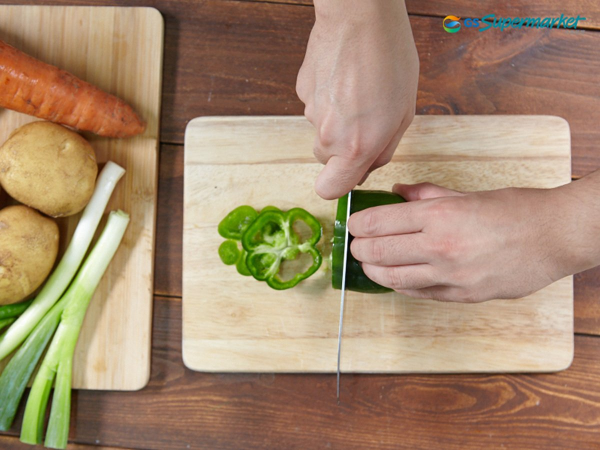
#> input picture python_source/딥러닝/05.칼질.jpg, 1200 x 900 px, given in place of the camera (shown at 1/2 size)
$ python hander.py
#> lines starting #> are read from the running program, lines starting #| are printed output that depends on the picture; after the words box and inside, x2 and y2 are one past the last pixel; in counts of white or black regions, pixels touching at a corner belong together
import cv2
import numpy as np
import time

count = 0
avg_time = 0

#%%


# 카메라 안에 손이 들어가있어야 작동이 되게 했습니다
# 손과 비슷한색깔이 손보다 크면 검출이 잘 안됩니다
cap = cv2.VideoCapture(0)
if cap.isOpened():
    while True:
        ret, img = cap.read()
#> img is the input picture: shape (900, 1200, 3); mean B, G, R 110.9, 138.1, 164.6
        if ret:
            laptime = time.time()
            hsv = cv2.cvtColor(img, cv2.COLOR_BGR2HSV)
#> hsv: shape (900, 1200, 3); mean H, S, V 16.2, 95, 167.3
            hue = np.array([0, 48, 80])
            hue2 = np.array([20, 255, 255])  # 손 색깔
            hand = cv2.inRange(hsv, hue, hue2)
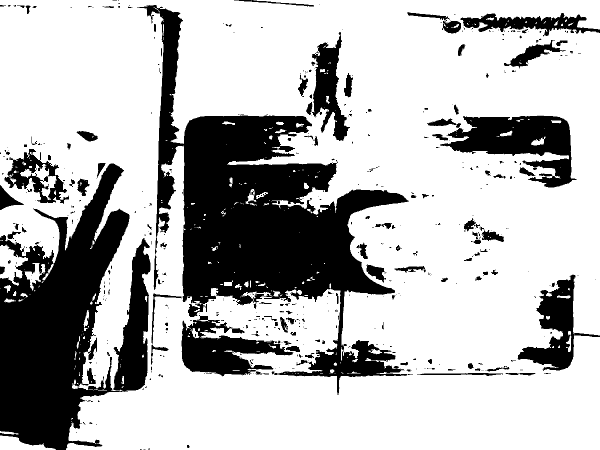
#> hand: shape (900, 1200) (shown at 1/2 size); 72% white; 564 black regions (427 under 20 px), largest, box (x1, y1, x2, y2) and area: (274, 10, 818, 790) 130496, (0, 327, 301, 900) 91589, (880, 231, 1154, 375) 18752

            # 손의 컨투어를 잘 잡기위한 작업들
            hand = cv2.GaussianBlur(hand, (3, 3), 0)
            k = cv2.getStructuringElement(cv2.MORPH_RECT, (3, 3))
            hand = cv2.morphologyEx(hand, cv2.MORPH_CLOSE, k)
            hand = cv2.erode(hand, k)
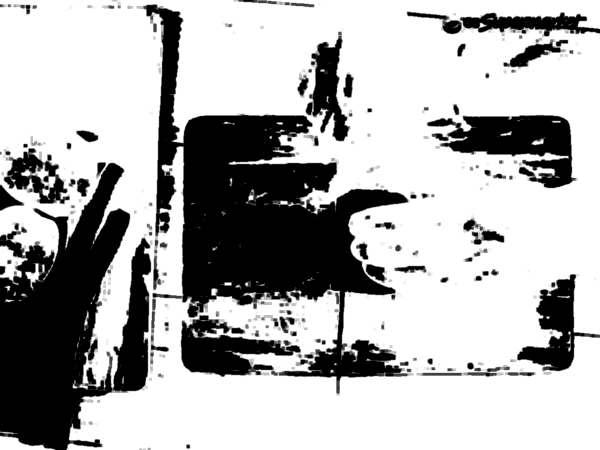
#> hand: shape (900, 1200) (shown at 1/2 size); min 0, max 255, mean 177.3
            # 손가락을 없애서 손바닥만남긴후 손바닥의 중심좌표를 구하기위함
            k = cv2.getStructuringElement(cv2.MORPH_RECT, (27, 27))
            fingerless = cv2.erode(hand, k)
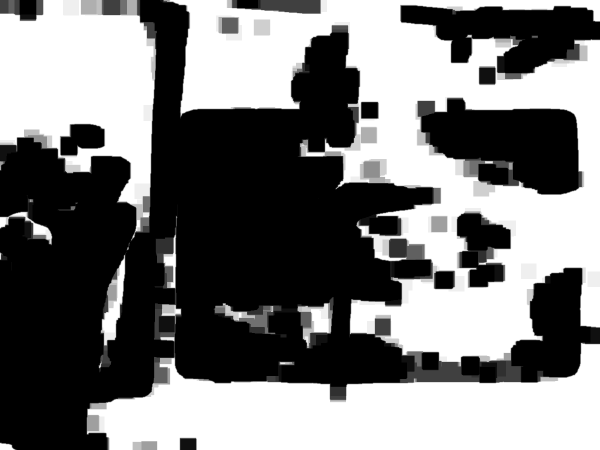
#> fingerless: shape (900, 1200) (shown at 1/2 size); min 0, max 255, mean 119.5
            # cv2.imshow("fingerless", fingerless) #손가락없는 손 출력
            # cv2.imshow("hand", hand) #손 출력

            # 그레이스케일 모델을 이진화로 바꿔줌
            ret, thresh_cv = cv2.threshold(hand, 254, 255, cv2.THRESH_BINARY)
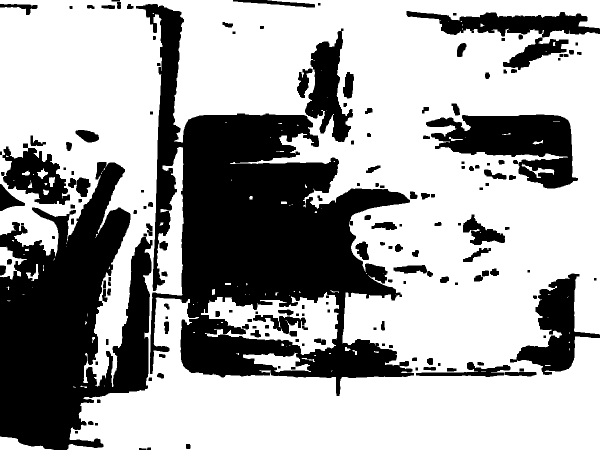
#> thresh_cv: shape (900, 1200) (shown at 1/2 size); 65.1% white; 171 black regions, largest, box (x1, y1, x2, y2) and area: (272, 8, 828, 792) 172911, (0, 324, 305, 900) 104786, (852, 229, 1156, 377) 24295
            ret, thresh_cv2 = cv2.threshold(fingerless, 254, 255, cv2.THRESH_BINARY)
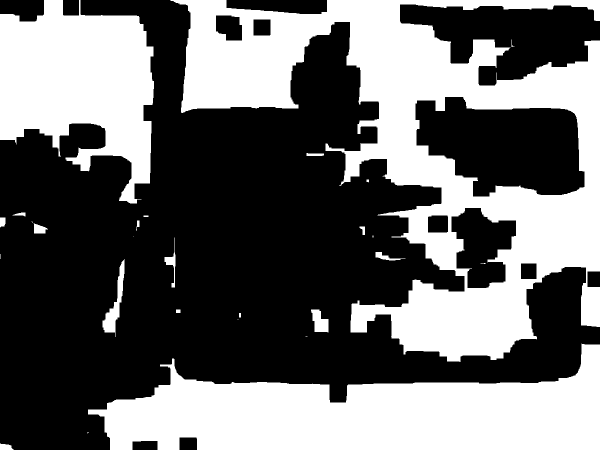
#> thresh_cv2: shape (900, 1200) (shown at 1/2 size); 41.2% white; 27 white regions (8 under 20 px)
            hand = thresh_cv
            fingerless = thresh_cv2

            # 손의 컨투어
            handcontours, hierachy = cv2.findContours(hand, cv2.RETR_EXTERNAL, cv2.CHAIN_APPROX_NONE)
#> handcontours = 41 contours, 34 with area under 20; largest, box (x1, y1, x2, y2) and area: (0, 0, 1200, 900) 939608, (0, 493, 54, 559) 1482, (0, 873, 107, 900) 1297, (52, 528, 78, 562) 238, (184, 674, 190, 686) 24, (50, 497, 58, 502) 21, (961, 47, 969, 54) 21
#> (the run stopped early here; a loop or call above may not have finished)

$ run again, on python_source/딥러닝/ok1.jpg
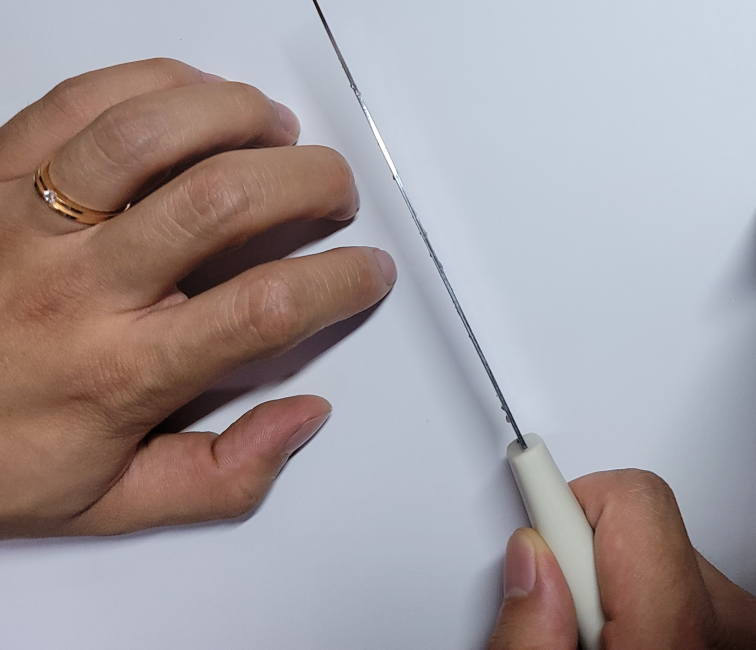
#> input picture python_source/딥러닝/ok1.jpg, 2268 x 1948 px, given in place of the camera (shown at 1/3 size)
#> img is the input picture: shape (1948, 2268, 3); mean B, G, R 157.5, 154.8, 163.3
#> hsv: shape (1948, 2268, 3); mean H, S, V 76.5, 52.6, 175.7
#> `hand = cv2.inRange(hsv, hue, hue2)`:
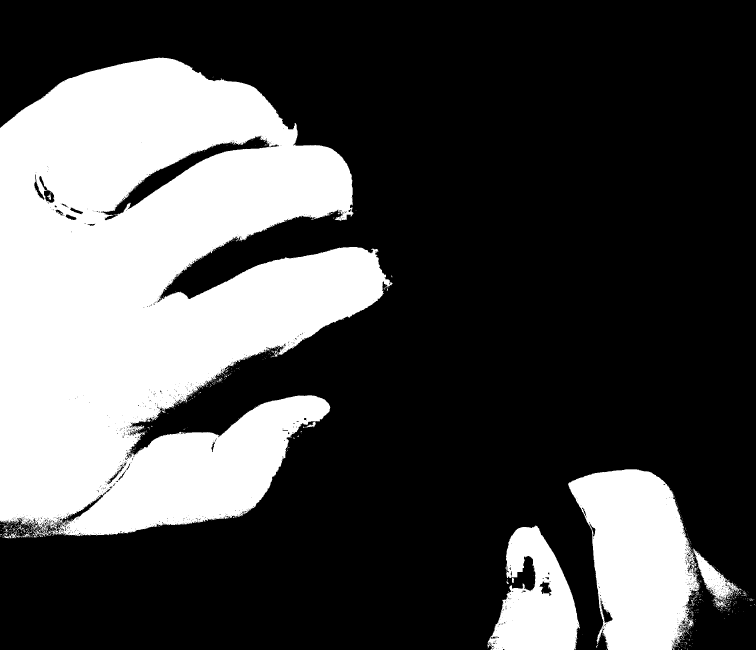
#> hand: shape (1948, 2268) (shown at 1/3 size); 30.4% white; 934 white regions (908 under 20 px), largest, box (x1, y1, x2, y2) and area: (0, 173, 1179, 1613) 1127025, (1704, 1408, 2099, 1948) 144620, (1462, 1576, 1740, 1948) 61749
#> thresh_cv: shape (1948, 2268); 28.9% white; 114 white regions (100 under 20 px), largest, box (x1, y1, x2, y2) and area: (0, 175, 1167, 1566) 938501, (210, 1188, 988, 1604) 144178, (1707, 1410, 2083, 1948) 134589
#> `ret, thresh_cv2 = cv2.threshold(fingerless, 254, 255, cv2.THRESH_BINARY)`:
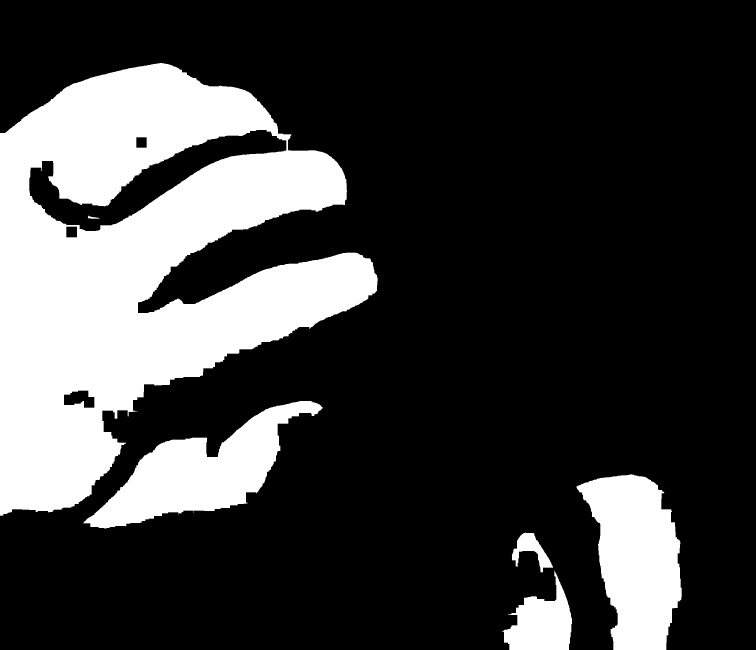
#> thresh_cv2: shape (1948, 2268) (shown at 1/3 size); 23.9% white; 6 white regions
#> handcontours = 109 contours, 99 with area under 20; largest, box (x1, y1, x2, y2) and area: (0, 175, 1167, 1566) 965241, (210, 1188, 988, 1604) 144542, (1707, 1410, 2083, 1948) 133922, (1469, 1580, 1736, 1948) 56836, (2089, 1662, 2173, 1775) 3116

$ run again, on python_source/딥러닝/ok3.jpg
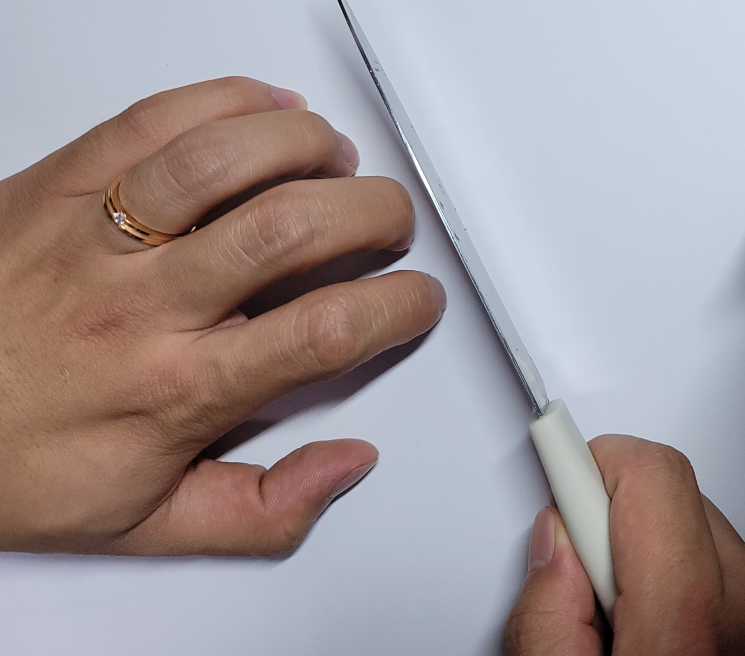
#> input picture python_source/딥러닝/ok3.jpg, 2234 x 1968 px, given in place of the camera (shown at 1/3 size)
#> img is the input picture: shape (1968, 2234, 3); mean B, G, R 153.3, 151.3, 161.6
#> hsv: shape (1968, 2234, 3); mean H, S, V 71, 57.8, 174.4
#> `hand = cv2.inRange(hsv, hue, hue2)`:
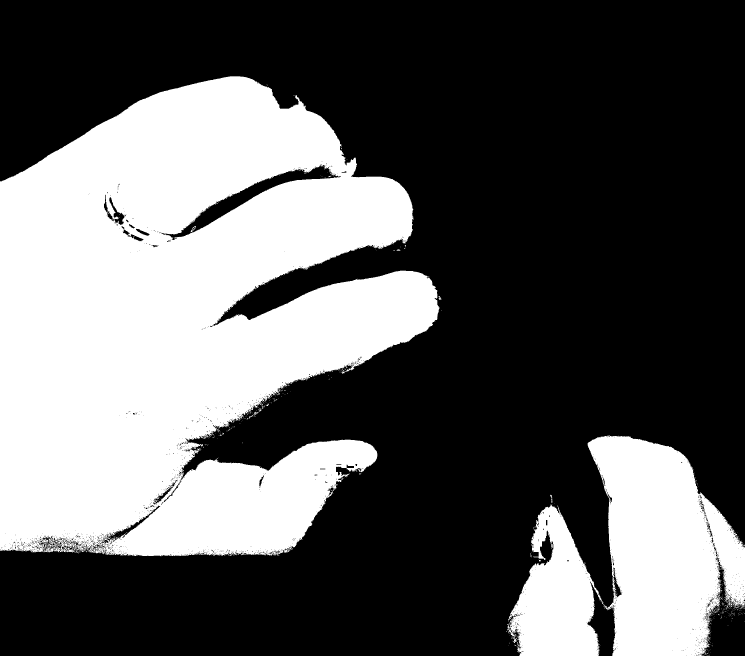
#> hand: shape (1968, 2234) (shown at 1/3 size); 36.4% white; 631 white regions (613 under 20 px), largest, box (x1, y1, x2, y2) and area: (0, 229, 1318, 1669) 1315774, (1763, 1307, 2234, 1968) 207791, (1521, 1512, 1813, 1968) 76492
#> thresh_cv: shape (1968, 2234); 34.7% white; 118 white regions (98 under 20 px), largest, box (x1, y1, x2, y2) and area: (0, 231, 1316, 1648) 1121883, (1765, 1310, 2156, 1968) 176719, (339, 1321, 1130, 1666) 141516
#> `ret, thresh_cv2 = cv2.threshold(fingerless, 254, 255, cv2.THRESH_BINARY)`:
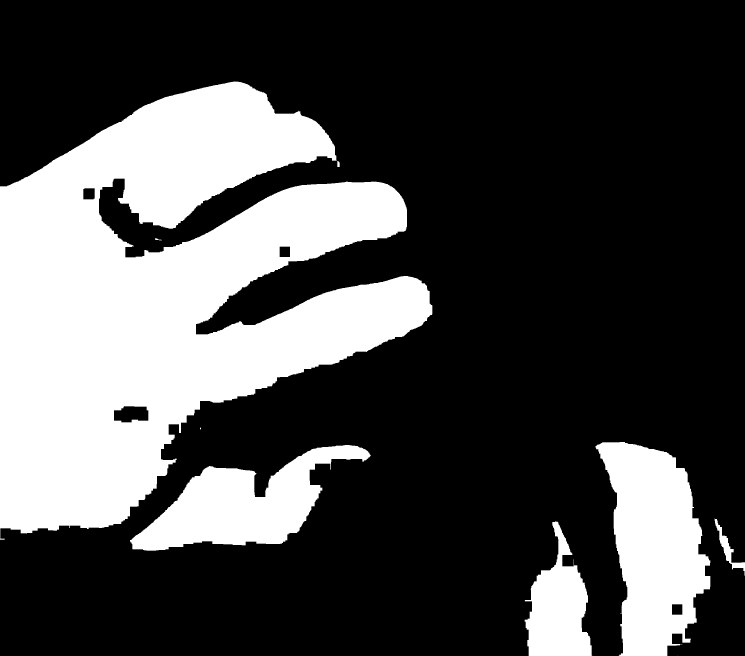
#> thresh_cv2: shape (1968, 2234) (shown at 1/3 size); 29% white; 9 white regions (2 under 20 px)
#> handcontours = 116 contours, 106 with area under 20; largest, box (x1, y1, x2, y2) and area: (0, 231, 1316, 1648) 1149268, (1765, 1310, 2156, 1968) 176374, (339, 1321, 1130, 1666) 141954, (1535, 1519, 1793, 1968) 68936, (2105, 1485, 2234, 1801) 15040
